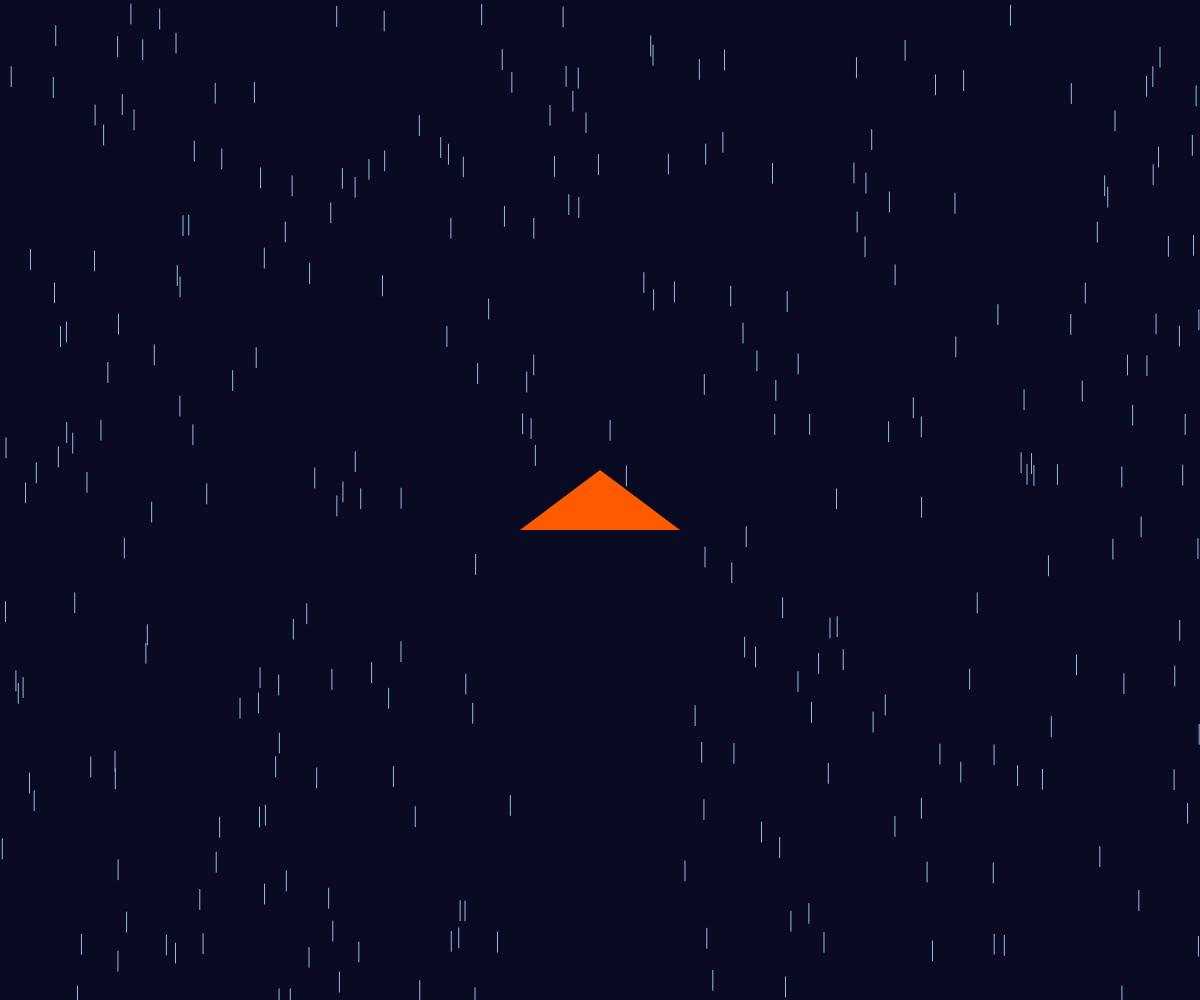
Frame 1 (no input)
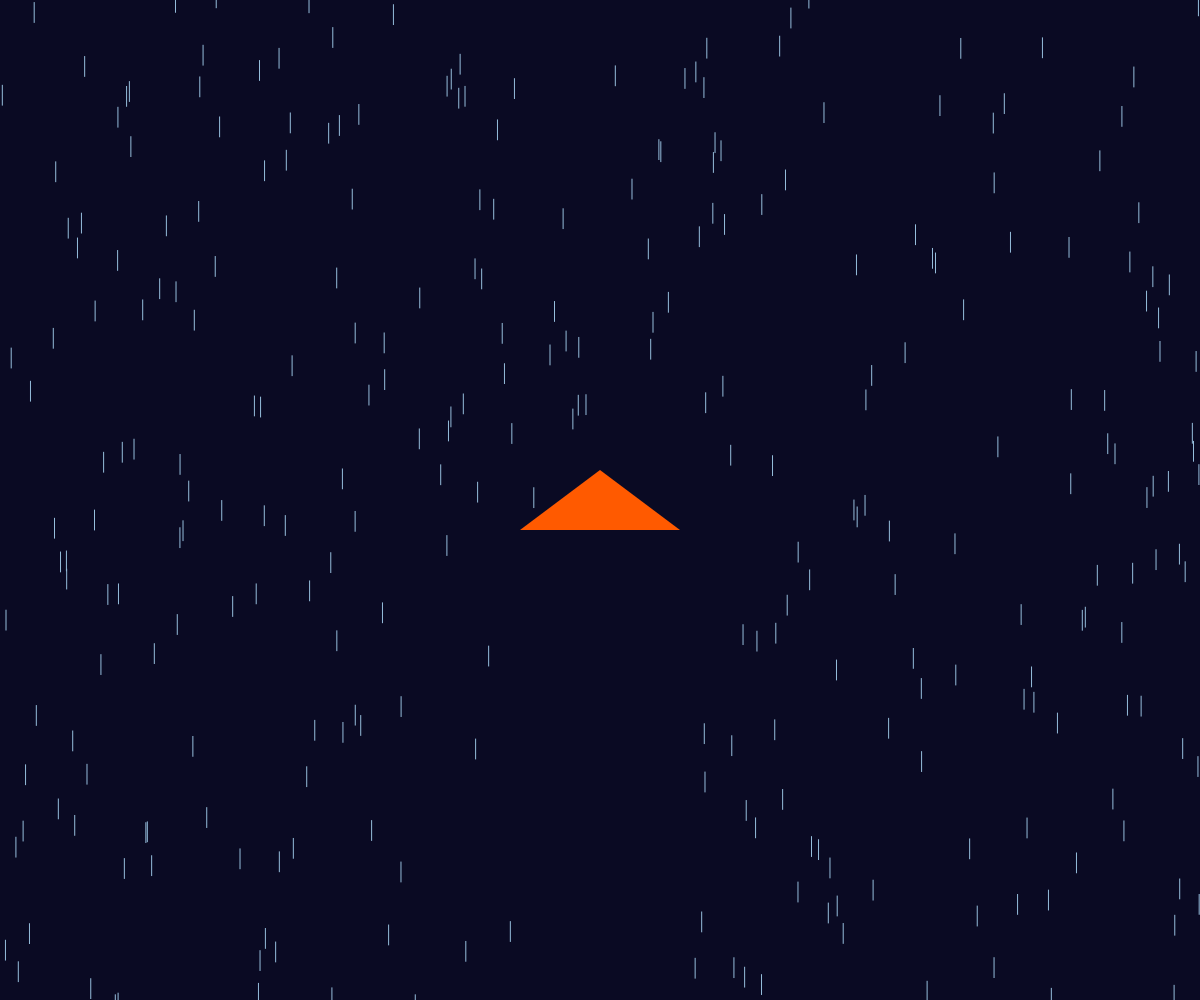
Frame 60 (no input)
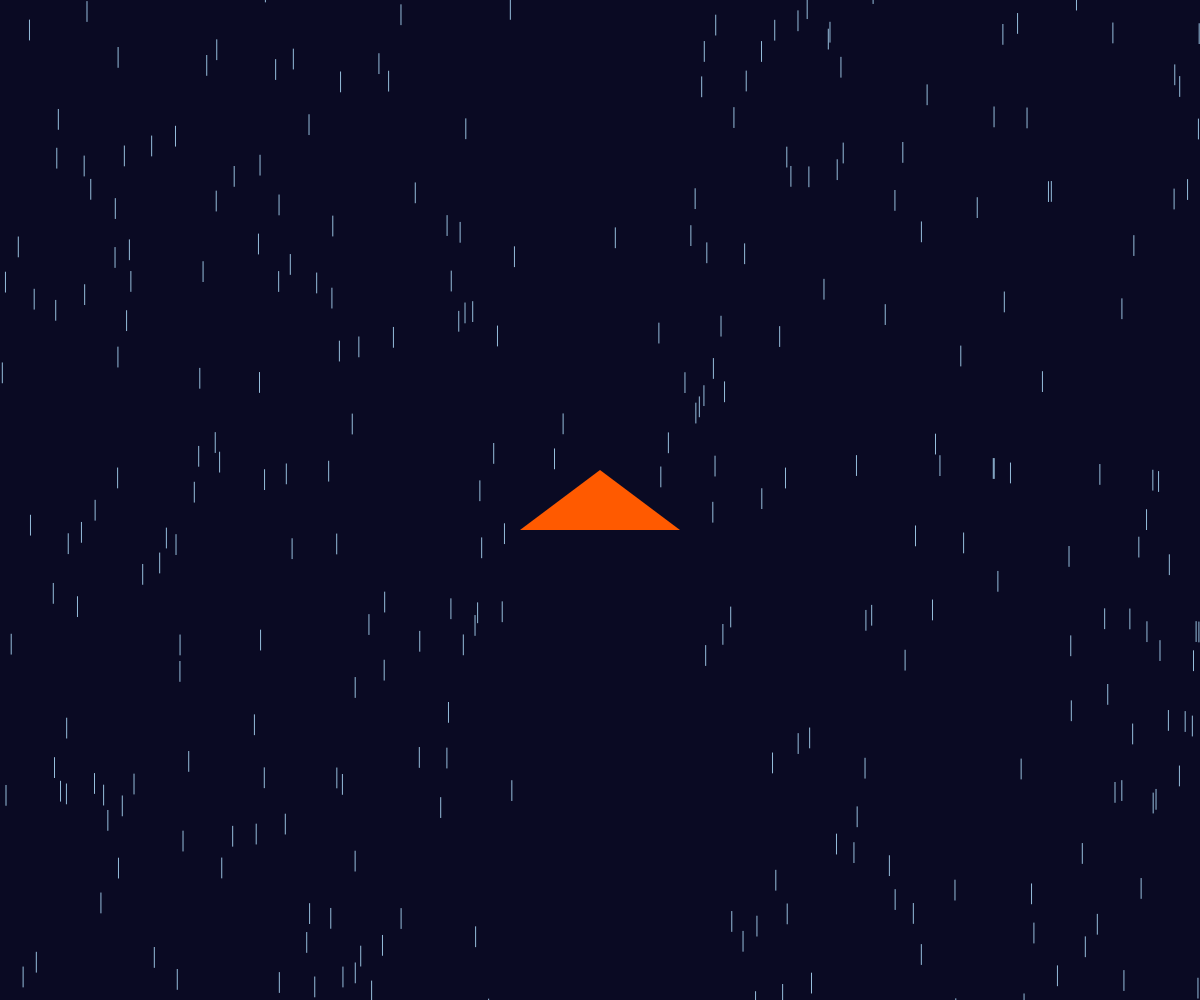
Frame 120 (the mouse pressed at the canvas centre since frame 60)

The p5.js sketch that drew these frames (run headless with seeded random() and noise() and a simulated clock; from frame 60 on, the mouse is pressed at the canvas centre):

// p5.js sketch
// ── sketch.js
let raindrops = []; // Array to store raindrop objects
let umbrella;
let dragging = false; // Flag to indicate if the triangle is being dragged

function setup() {
    createCanvas(windowWidth, windowHeight);

    //create an umbrella
    umbrella = new Umbrella(windowWidth / 2, windowHeight / 2);  

    // Initialize raindrops with random positions and speeds
    for (let i = 0; i < 300; i++) {
        raindrops.push({
        x: random(windowWidth),
        y: random(windowHeight),
        speed: random(2, 6)
        });
    }

}

function draw() {
    background(10, 10, 35);

    // Loop through the raindrops array backwards
    for (let i = raindrops.length - 1; i >= 0; i--) {
        let drop = raindrops[i];
        drop.y += drop.speed;

        // Calculate the umbrella roof
        let roofY = umbrella.y - 30;

        // left side of the triangle
        if (drop.x > umbrella.x - 80 && drop.x < umbrella.x) {
        roofY = map(
            drop.x,
            umbrella.x - 80,
            umbrella.x,
            umbrella.y + 30,
            umbrella.y - 30
        );
        }

        // right side of the triangle
        if (drop.x >= umbrella.x && drop.x < umbrella.x + 80) {
        roofY = map(
            drop.x,
            umbrella.x,
            umbrella.x + 80,
            umbrella.y - 30,
            umbrella.y + 30
        );
        }

        let hitUmbrella = false;

        // if the raindrop is under the umbrella roof
        if (drop.x > umbrella.x - 80 &&
            drop.x < umbrella.x + 80 &&
            drop.y + 20 >= roofY) {
        hitUmbrella = true;
        }

        // remove the raindrop if it hits the umbrella
        if (hitUmbrella === true) {

        // slice(0, i) copies all raindrops before the raindrop that hits the umbrella, it starts at index 0 and stops before index i
        // slice(i + 1) copies all raindrops after the raindrop that hits the umbrella
        let before = raindrops.slice(0, i);
        let after = raindrops.slice(i + 1);

        // replace the original array with the raindrops before index i, so the raindrop that hit the umbrella is removed
        raindrops = before;

        // Add the remaining raindrops back into the array
        for (let j = 0; j < after.length; j++) {
            raindrops.push(after[j]);
        }

        } else {

        // Reset raindrops that leave the canvas
        if (drop.y > height) {
            drop.y = random(-100, 0);
        }

        // Draw the raindrop
        stroke(150, 190, 220);
        line(drop.x, drop.y, drop.x, drop.y + 20);
        }
    }

    // total number of raindrops
    for (let i = raindrops.length; i < 300; i++) {
    raindrops.push({
        x: random(width),
        y: random(-100, 0),
        speed: random(2, 6)
    });
    }

    // Draw the umbrella
    fill(255, 90, 0);
    noStroke();
    umbrella.display();

}

function mousePressed() {
    //check if the mouse is over the umbrella
    if (mouseX > umbrella.x - 80 && //mouseX > umbrella.x - 80: Mouse is to the right of the left boundary.
        mouseX < umbrella.x + 80 && //mouseX < umbrella.x + 80: Mouse is to the left of the right boundary.
        mouseY > umbrella.y - 30 && //mouseY > umbrella.y - 30: Mouse is below the top boundary.
        mouseY < umbrella.y + 30) { //mouseY < umbrella.y + 30: Mouse is above the bottom boundary.
    dragging = true;
    } else { // Add a new raindrop
    raindrops.push({
      x: mouseX,
      y: 0,
      speed: random(2, 6)
    });
  }

}

function mouseDragged() {
  if (dragging === true) {
    umbrella.x = mouseX;
    umbrella.y = mouseY;
  }
}

function mouseReleased() {
  dragging = false;
}

//what is an umbrella class, it represents a triangle with a position and a display method
//a new triangle can be created using the umbrella class, it creates 
class Umbrella {
  constructor(x, y) {
    this.x = x;
    this.y = y;
  }

  display() { // Draw the umbrella triangle
    triangle(
      this.x, this.y - 30,
      this.x - 80, this.y + 30,
      this.x + 80, this.y + 30
    );
  }
}
// ── readme.html
<!DOCTYPE html>
<html lang="en">
<head>
  <meta charset="UTF-8">
  <script src="sketch.js"></script>
  <title>Interactivity Exploration</title> 

  <style>
    body {
      font-family: 'Courier', Courier, monospace;
      margin: 2em;
      /*padding: 1em;*/
      color: #de4028;
      background-color: #0d083e;
    }

    a {
      color: rgb(118, 106, 230);
    }

    a:hover {
      text-decoration: dashed;
    }

    h1 {
      font-weight: bold;
    }

    h2 {
      font-weight: regular;
    }

  </style>
</head>

<body>
    <h1>Interactivity Exploration</h1>
    <p>
        I extended my previous raining assignment by turning the static rain pattern into a continuous animation and made umbrella reall "works" by dragging it. 
        Each raindrop is stored as an object in an array, with its own position and falling speed. 
        When I drag the triangular umbrella across the canvas, it changes which raindrops are blocked.
        Like a real umbrella, it protects the area underneath from the rain.
        I asked our LLM a bit about what we learned last class because I wasn't there. 
    </p>
    <ul>
    <li><a href="index.html" target="_blank">Link to sketch</a></li>
    </ul>

  <!-- Optional, share as needed-->
   <h2>Resources</h2>
   <ul>
    <li><a href="https://p5js.org/reference/p5/mouseDragged/" target="_blank">https://p5js.org/reference/p5/mouseDragged/</a></li>
    <li><a href="https://www.w3schools.com/jsref/jsref_array[].asp" target="_blank">https://www.w3schools.com/jsref/jsref_array[].asp</a></li>
    <li><a href="https://p5js.org/reference/p5/Array/" target="_blank">https://p5js.org/reference/p5/Array/</a></li>
    <li><a href="https://idmp5.github.io/coding/advanced-arraying/" target="_blank">https://idmp5.github.io/coding/advanced-arraying/</a></li>
    <li><a href="https://p5js.org/reference/p5/mouseReleased/" target="_blank">https://p5js.org/reference/p5/mouseReleased/</a></li>
    <li><a href="https://idmp5.github.io/coding/objects/" target="_blank">https://idmp5.github.io/coding/objects/</a></li>
    <li><a href="https://developer.mozilla.org/en-US/docs/Web/JavaScript/Reference/Operators/this" target="_blank">https://developer.mozilla.org/en-US/docs/Web/JavaScript/Reference/Operators/this</a></li>
    <li><a href="https://p5js.org/reference/p5/Object/" target="_blank">https://p5js.org/reference/p5/Object/</a></li>
    <li><a href="https://p5js.org/reference/p5/class/" target="_blank">https://p5js.org/reference/p5/class/</a></li>
    <li><a href="https://p5js.org/reference/p5/keyPressed/" target="_blank">https://p5js.org/reference/p5/keyPressed/</a></li>
    <li><a href="https://www.w3schools.com/jsref/jsref_shift.asp" target="_blank">https://www.w3schools.com/jsref/jsref_shift.asp</a></li>
    <li><a href="https://www.w3schools.com/jsref/jsref_slice_array.asp" target="_blank">https://www.w3schools.com/jsref/jsref_slice_array.asp</a></li>
   </ul>
    
</body>
</html>
